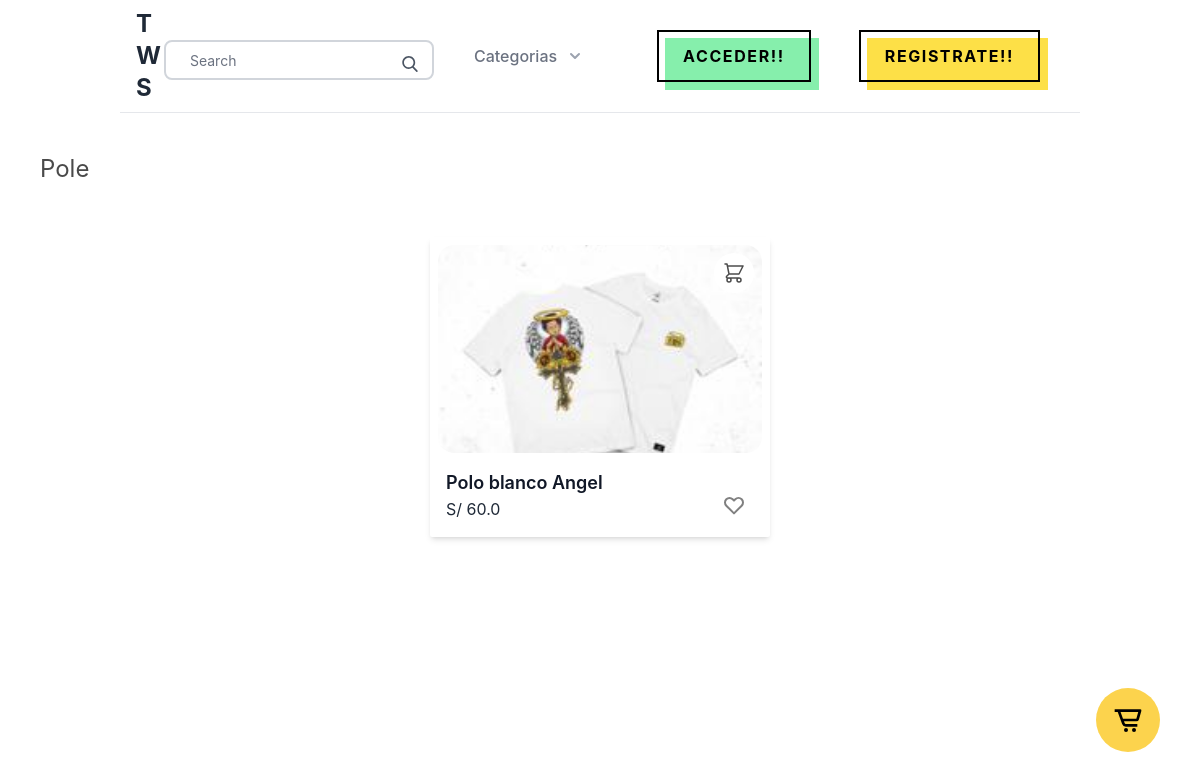
Page /Pole/ on the earlier database version.
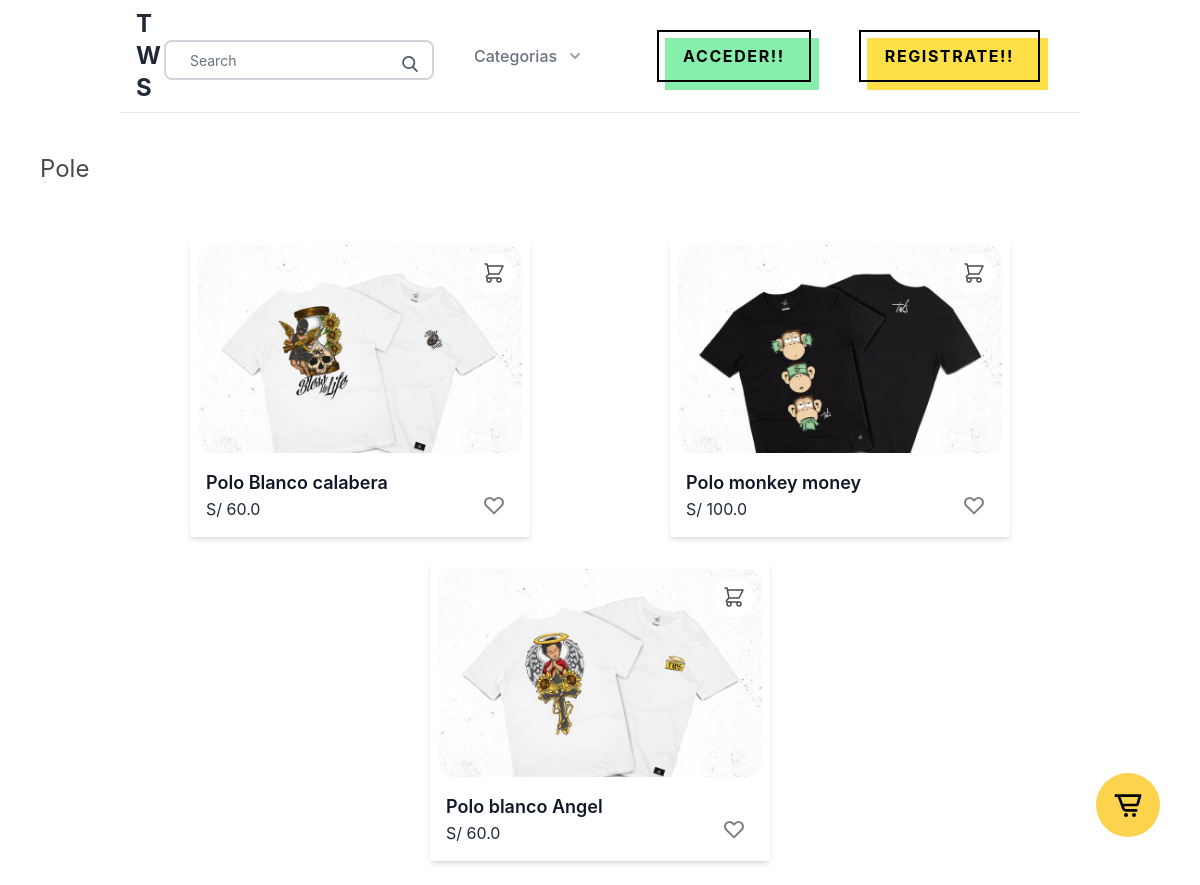
Same page on the later database version.
### apps/store/models.py (models this page shows, shortened)
class Category(models.Model):
    parent = models.ForeignKey('self',related_name='children',on_delete=models.CASCADE,blank=True,null=True)
    title = models.CharField(max_length=255)
    slug = models.SlugField(max_length=255)
    is_featured=models.BooleanField(default=False)
    ordering=models.IntegerField(default=0)
    class Meta:
        verbose_name_plural='Categories'
        ordering=('ordering',)
    def __str__(self):
        return self.title

class Product(models.Model):
    category=models.ForeignKey(Category,related_name='products',on_delete=models.CASCADE)
    parent=models.ForeignKey('self', related_name='variants', on_delete=models.CASCADE,blank=True,null=True)
    title = models.CharField(max_length=255)
    slug = models.SlugField(max_length=255)
    description = models.TextField(blank=True,null=True)
    price=models.FloatField()
    is_featured=models.BooleanField(default=False)
    num_available=models.IntegerField(default=1)
    date_added=models.DateTimeField( auto_now_add=True)
    image=models.ImageField(upload_to='uploads/', blank=True,null=True)
    thumbnail=models.ImageField(upload_to='uploads/',blank=True,null=True)
    sizes=models.ManyToManyField(Size,blank=True,null=True)
    class Meta:
        ordering=('-date_added',)

### apps/store/views.py (the view)
# urls.py: path('<slug:slug>/',category_detail,name='category_detail'),
def category_detail(request, slug):
    print("hola")
    category=get_object_or_404(Category,slug=slug)
    products=category.products.filter(parent=None)
    context={
        'category':category,
        'products':products,
    }
    return render(request, 'category_detail.html', context)

### apps/cart/cart.py (called while the page is built)
    def __iter__(self):
        product_ids=self.cart.keys()
        product_clean_ids=[]
        for p in product_ids:
            product_clean_ids.append(p)
            self.cart[str(p)]['product'] = Product.objects.get(pk=p)
        for item in self.cart.values():
            item['total_price'] = float(item['price'])*int(item['quantity'])
            yield item

    def get_total_length(self):
        return sum(int(item['quantity']) for item in self.cart.values())

    def get_total_cost(self):
        return sum(float(item['total_price']) for item in self)

### apps/cart/context_processors.py (called while the page is built, shortened)
def cart(request):
    cart=Cart(request)
    productsstring =''
    if request.user.is_authenticated:
        first_name=request.user.first_name
        last_name=request.user.last_name
        email=request.user.email
        address=request.user.userprofile.address
        zipcode=request.user.userprofile.zipcode
        place=request.user.userprofile.place
        phone=request.user.userprofile.phone
    else:
        first_name=last_name=email=address= zipcode= place= phone=''
    context={
        'cart':cart,
        'productsstring':productsstring,
        'pub_key':settings.STRIPE_API_KEY_PUBLISHABLE,
        'first_name':first_name,
        'last_name':last_name,
        'email':email,
        'address':address,
        'zipcode':zipcode,
        'place':place,
        'phone':phone
    }
    return context

### apps/store/context_processors.py (called while the page is built)
def menu_categories(request):
    categories = Category.objects.filter(parent=None)
    return {'menu_categories': categories}

### apps/store/templates/category_detail.html
{% extends 'base.html' %}
{% block content %}
<h1 class="text-2xl my-10 ml-10">{{category}}</h1>
{% with products as list_products %}
<div class="container">
    {% include 'parts/product_list.html' %}
  </div>
      {% endwith %}
{% endblock content %}

### apps/core/templates/base.html (shortened to what this page needs)
{% load static %}
{% load tailwind_tags %}
<!DOCTYPE html>
<html>
	<head>
        {% tailwind_css %}
		<link rel="stylesheet" href="https://cdn.jsdelivr.net/npm/bulma@0.9.0/css/bulma.min.css">
		<link rel="stylesheet" href="{% static 'style/main.css' %}">
	</head>
	<body >
		{% include 'parts/cart_plugin.html' %}
		{% include 'parts/navbar.html' %}
        {% block content %}
        {% endblock %}
	</body>
</html>

### apps/core/templates/parts/cart_plugin.html (shortened to what this page needs)
{% load static %}
<div class="fixed z-10 bottom-0 right-0 flex flex-col items-end ml-6 w-full">
    <div class="show-chat   ">
        <div class="bg-amber-300 mx-10 mb-6 mt-4  p-4  justify-center items-center cursor-pointer rounded-full"></div>
    </div>
</div>

### apps/core/templates/parts/navbar.html (shortened to what this page needs)
{% load static %}
<div x-data="{open:false}" class="relative mb-4 bg-white border-b border-gray-200 container">
  <div class="flex justify-between items-center px-4 py-2 sm:px-6 md:justify-start md:space-x-10">
    <div>
      <a class="text-gray-800 text-xl font-bold md:text-2xl hover:text-gray-700 flex" href="{% url 'frontpage' %}">
        T W S
      </a>
    </div>
    <form methods="get" action="{% url 'search' %}" class="pt-2 relative mx-auto text-gray-600">
      <input class="border-2 border-gray-300 bg-white h-10 px-5 pr-16 rounded-lg text-sm focus:outline-none"
        type="search" name="query" placeholder="Search">
      <button type="submit" class="absolute right-0 top-0 mt-5 mr-4">
      </button>
    </form>
    <div class="hidden md:flex-1 md:flex md:items-center md:justify-between">
      <nav class="flex space-x-10">
        <div x-data="{ open: false }" class="relative">
          <button @click="open = true" type="button"
            class="text-gray-500 group bg-white rounded-md inline-flex items-center text-base font-medium hover:text-gray-900 focus:outline-none focus:ring-2 focus:ring-offset-2 focus:ring-indigo-500"
            aria-expanded="false">
            <span>Categorias</span>
          </button>
        </div>
      </nav>
      <div x-data="{open:false}" class="flex items-center md:ml-12">
        {% if request.user.is_authenticated %}
        <div class="relative inline-block text-left">
          <div>
            <button @click="open=true" type="button"
              class="inline-flex justify-center w-full rounded-md px-4 py-2 text-sm font-medium text-gray-700 hover:bg-gray-50 focus:outline-none focus:ring-2 focus:ring-offset-2 focus:ring-offset-gray-100 focus:ring-indigo-500"
              id="menu-button" aria-expanded="true" aria-haspopup="true">
              <img class="inline-block h-10 w-10 rounded-full"
                src="https://images.unsplash.com/photo-1472099645785-5658abf4ff4e?ixlib=rb-1.2.1&ixid=eyJhcHBfaWQiOjEyMDd9&auto=format&fit=facearea&facepad=2&w=256&h=256&q=80"
                alt="">
            </button>
          </div>
          <div x-show="open" @click.away="open=false"
            class="z-10 origin-top-right absolute right-0 mt-2 w-56 rounded-md shadow-lg bg-white ring-1 ring-black ring-opacity-5 focus:outline-none"
            role="menu" aria-orientation="vertical" aria-labelledby="menu-button" tabindex="-1">
            <div class="py-1" role="none">
              <a href="#" class="text-gray-700 block px-4 py-2 text-sm" role="menuitem" tabindex="-1"
                id="menu-item-0">Profile</a>
              <a href="#" class="text-gray-700 block px-4 py-2 text-sm" role="menuitem" tabindex="-1"
                id="menu-item-0">Library</a>
              <a href="#" class="text-gray-700 block px-4 py-2 text-sm" role="menuitem" tabindex="-1"
                id="menu-item-0">Settings</a>
              <a href="{% url 'logout' %}" class="text-gray-700 block w-full text-left px-4 py-2 text-sm"
                role="menuitem" tabindex="-1" id="menu-item-3">
                Sign out
              </a>
            </div>
          </div>
        </div>
        {% else %}
        <div class="flex justify-center md:block mx-5">
          <a href="{% url 'login' %}" class="relative inline-block group">
            <span
              class="absolute inset-0 bg-green-300 transition-transform transform translate-x-2 translate-y-2 group-hover:translate-y-0 group-hover:translate-x-0"></span>
            <span
              class="relative text-black inline-block px-5 py-3 font-bold tracking-widest uppercase border-2 border-black">
              Acceder!!
            </span>
          </a>
        </div>
        <div class="flex justify-center md:block mx-5">
          <a href="{% url 'signup' %}" class="relative inline-block group">
            <span
              class="absolute inset-0 bg-yellow-300 transition-transform transform translate-x-2 translate-y-2 group-hover:translate-y-0 group-hover:translate-x-0"></span>
            <span
              class="relative text-black inline-block px-5 py-3 font-bold tracking-widest uppercase border-2 border-black">
              Registrate!!
            </span>
          </a>
        </div>
        {% endif %}
      </div>
    </div>
  </div>
</div>

### apps/store/templates/parts/product_list.html (shortened to what this page needs)
  <div class="relative m-3 flex flex-wrap mx-auto justify-around">
    {% for p in list_products %}
    <div class="relative max-w-sm min-w-[340px]  bg-white shadow-md rounded-sm p-2 mx-1 my-3 cursor-pointer">
      <div class="overflow-x-hidden rounded-2xl relative">
        <a href="{% url 'product_detail' p.category.slug p.slug %}"><img class="h-52 rounded-2xl w-full object-cover" src="{{p.thumbnail.url}}" alt="{{p.title}}"></a>
        <p class="absolute right-2 top-2 bg-white rounded-full p-2 cursor-pointer group">
        </p>
      </div>
      <div class="mt-4 pl-2 mb-2 flex justify-between ">
        <div>
          <a href="{% url 'product_detail' p.category.slug p.slug %}"  class="text-lg font-semibold text-gray-900 mb-0">{{p.title}}</a>
          <p class="text-md text-gray-800 mt-0">S/ {{p.price}}</p>
        </div>
        <div class="flex flex-col-reverse mb-1 mr-4 group cursor-pointer">
        </div>
      </div>
    </div>
    {% endfor %}
  </div>

Differences in the rows shown:
added Product: thumbnail (picture), title "Polo Blanco calabera", price "60.0"
added Product: thumbnail (picture), title "Polo monkey money", price "100.0"
changed Product "Polo blanco Angel": thumbnail: a different picture
